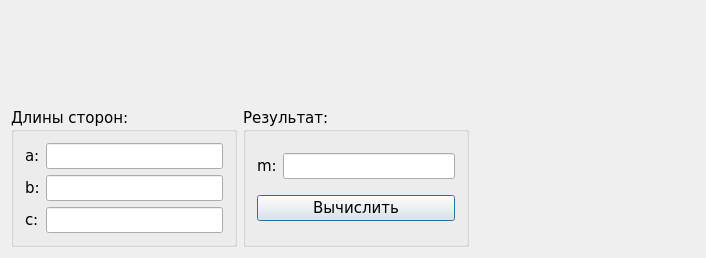
<?xml version="1.0" encoding="UTF-8"?>
<ui version="4.0">
 <class>Dialog</class>
 <widget class="QDialog" name="Dialog">
  <property name="geometry">
   <rect>
    <x>0</x>
    <y>0</y>
    <width>706</width>
    <height>258</height>
   </rect>
  </property>
  <property name="font">
   <font>
    <family>Verdana</family>
    <pointsize>11</pointsize>
   </font>
  </property>
  <property name="windowTitle">
   <string>Медиана</string>
  </property>
  <layout class="QVBoxLayout" name="verticalLayout_3">
   <item>
    <widget class="QLabel" name="problemLabel">
     <property name="text">
      <string/>
     </property>
     <property name="pixmap">
      <pixmap resource="images.qrc">:/Median.png</pixmap>
     </property>
     <property name="scaledContents">
      <bool>true</bool>
     </property>
    </widget>
   </item>
   <item>
    <layout class="QHBoxLayout" name="horizontalLayout_2">
     <item>
      <widget class="QGroupBox" name="groupBox">
       <property name="title">
        <string>Длины сторон:</string>
       </property>
       <layout class="QVBoxLayout" name="verticalLayout">
        <item>
         <layout class="QGridLayout" name="gridLayout">
          <item row="0" column="0">
           <widget class="QLabel" name="aLabel">
            <property name="text">
             <string>a:</string>
            </property>
           </widget>
          </item>
          <item row="0" column="1">
           <widget class="QLineEdit" name="aLineEdit"/>
          </item>
          <item row="1" column="0">
           <widget class="QLabel" name="bLabel">
            <property name="text">
             <string>b:</string>
            </property>
           </widget>
          </item>
          <item row="1" column="1">
           <widget class="QLineEdit" name="bLineEdit"/>
          </item>
          <item row="2" column="0">
           <widget class="QLabel" name="cLabel">
            <property name="text">
             <string>c:</string>
            </property>
           </widget>
          </item>
          <item row="2" column="1">
           <widget class="QLineEdit" name="cLineEdit"/>
          </item>
         </layout>
        </item>
       </layout>
      </widget>
     </item>
     <item>
      <widget class="QGroupBox" name="groupBox_2">
       <property name="title">
        <string>Результат:</string>
       </property>
       <layout class="QVBoxLayout" name="verticalLayout_2">
        <item>
         <layout class="QHBoxLayout" name="horizontalLayout">
          <item>
           <widget class="QLabel" name="mLabel">
            <property name="text">
             <string>m:</string>
            </property>
           </widget>
          </item>
          <item>
           <widget class="QLineEdit" name="mLineEdit">
            <property name="readOnly">
             <bool>true</bool>
            </property>
           </widget>
          </item>
         </layout>
        </item>
        <item>
         <widget class="QPushButton" name="resultButton">
          <property name="text">
           <string>Вычислить</string>
          </property>
         </widget>
        </item>
       </layout>
      </widget>
     </item>
     <item>
      <spacer name="horizontalSpacer">
       <property name="orientation">
        <enum>Qt::Horizontal</enum>
       </property>
       <property name="sizeHint" stdset="0">
        <size>
         <width>40</width>
         <height>20</height>
        </size>
       </property>
      </spacer>
     </item>
    </layout>
   </item>
  </layout>
 </widget>
 <layoutdefault spacing="6" margin="11"/>
 <resources>
  <include location="images.qrc"/>
 </resources>
 <connections/>
</ui>
